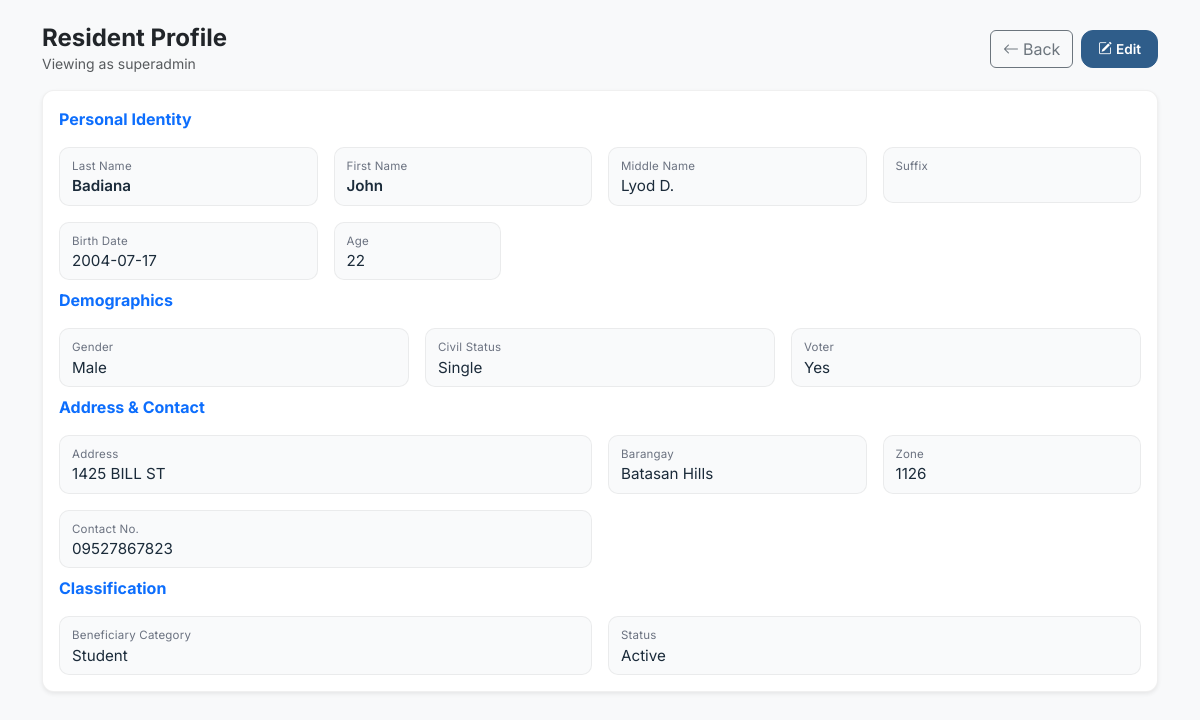
Page /residents/view.php?id=11 (signed in) on the committed database.
### tables this page shows
CREATE TABLE `residents` (
  `resident_id` int(11) NOT NULL AUTO_INCREMENT,
  `first_name` varchar(60) NOT NULL,
  `middle_name` varchar(60) DEFAULT NULL,
  `last_name` varchar(60) NOT NULL,
  `suffix` varchar(15) DEFAULT NULL,
  `birthday` date DEFAULT NULL,
  `age` int(11) DEFAULT NULL,
  `address` varchar(255) DEFAULT NULL,
  `barangay` varchar(80) DEFAULT NULL,
  `zone` varchar(30) DEFAULT NULL,
  `contact_no` varchar(30) DEFAULT NULL,
  `gender` enum('Male','Female','Other') DEFAULT NULL,
  `civil_status` enum('Single','Married','Widowed','Separated','Divorced','Other') DEFAULT NULL,
  `is_voter` tinyint(1) NOT NULL DEFAULT 0,
  `beneficiary_category` enum('Student','Senior','PWD','None') NOT NULL DEFAULT 'None',
  `status` enum('Active','Inactive') NOT NULL DEFAULT 'Active',
  `created_at` timestamp NOT NULL DEFAULT current_timestamp(),
  `deleted_at` datetime DEFAULT NULL,
  PRIMARY KEY (`resident_id`),
  KEY `idx_residents_lastname` (`last_name`),
  KEY `idx_residents_beneficiary_category` (`beneficiary_category`),
  KEY `idx_residents_status` (`status`)
);

### residents/view.php (the view, shortened to what this page needs)
<?php
require_once "../config/db.php";
$id = (int)($_GET["id"] ?? 0);
$stmt = $conn->prepare("SELECT * FROM residents WHERE resident_id = ? LIMIT 1");
$stmt->bind_param("i", $id);
$stmt->execute();
$res = $stmt->get_result();
$r = $res->fetch_assoc();
$username = $_SESSION["username"] ?? "User";
?>
<!doctype html>
<html lang="en">
<head>
  <link href="https://cdn.jsdelivr.net/npm/bootstrap@5.3.3/dist/css/bootstrap.min.css" rel="stylesheet">
  <link href="https://cdn.jsdelivr.net/npm/bootstrap-icons@1.11.3/font/bootstrap-icons.min.css" rel="stylesheet">
  <link href="../assets/css/style.css" rel="stylesheet">
</head>
<body class="bg-light">
<div class="container py-4">
  <div class="d-flex justify-content-between align-items-center mb-3">
    <div>
      <h4 class="mb-0 fw-bold">Resident Profile</h4>
      <div class="text-muted small">Viewing as <?= htmlspecialchars($username) ?></div>
    </div>
    <div class="d-flex gap-2">
      <a class="btn btn-outline-secondary" href="index.php"><i class="bi bi-arrow-left me-1"></i>Back</a>
      <a class="btn brdss-btn" href="edit.php?id=<?= (int)$r["resident_id"] ?>"><i class="bi bi-pencil-square me-1"></i>Edit</a>
    </div>
  </div>
  <div class="card card-box shadow-sm">
    <div class="card-body">
      <div class="row g-3">
        <div class="col-12"><div class="fw-bold text-primary">Personal Identity</div></div>
        <div class="col-md-3"><div class="modal-field"><div class="modal-label">Last Name</div><div class="modal-value fw-semibold"><?= htmlspecialchars($r["last_name"] ?? "") ?></div></div></div>
        <div class="col-md-3"><div class="modal-field"><div class="modal-label">First Name</div><div class="modal-value fw-semibold"><?= htmlspecialchars($r["first_name"] ?? "") ?></div></div></div>
        <div class="col-md-3"><div class="modal-field"><div class="modal-label">Middle Name</div><div class="modal-value"><?= htmlspecialchars($r["middle_name"] ?? "") ?></div></div></div>
        <div class="col-md-3"><div class="modal-field"><div class="modal-label">Suffix</div><div class="modal-value"><?= htmlspecialchars($r["suffix"] ?? "") ?></div></div></div>
        <div class="col-md-3"><div class="modal-field"><div class="modal-label">Birth Date</div><div class="modal-value"><?= htmlspecialchars($r["birthday"] ?? "") ?></div></div></div>
        <div class="col-md-2"><div class="modal-field"><div class="modal-label">Age</div><div class="modal-value"><?= htmlspecialchars($r["age"] ?? "") ?></div></div></div>
        <div class="col-12 mt-2"><div class="fw-bold text-primary">Demographics</div></div>
        <div class="col-md-4"><div class="modal-field"><div class="modal-label">Gender</div><div class="modal-value"><?= htmlspecialchars($r["gender"] ?? "") ?></div></div></div>
        <div class="col-md-4"><div class="modal-field"><div class="modal-label">Civil Status</div><div class="modal-value"><?= htmlspecialchars($r["civil_status"] ?? "") ?></div></div></div>
        <div class="col-md-4"><div class="modal-field"><div class="modal-label">Voter</div><div class="modal-value"><?= ((int)($r["is_voter"] ?? 0) === 1) ? "Yes" : "No" ?></div></div></div>
        <div class="col-12 mt-2"><div class="fw-bold text-primary">Address & Contact</div></div>
        <div class="col-md-6"><div class="modal-field"><div class="modal-label">Address</div><div class="modal-value"><?= htmlspecialchars($r["address"] ?? "") ?></div></div></div>
        <div class="col-md-3"><div class="modal-field"><div class="modal-label">Barangay</div><div class="modal-value"><?= htmlspecialchars($r["barangay"] ?? "") ?></div></div></div>
        <div class="col-md-3"><div class="modal-field"><div class="modal-label">Zone</div><div class="modal-value"><?= htmlspecialchars($r["zone"] ?? "") ?></div></div></div>
        <div class="col-md-6"><div class="modal-field"><div class="modal-label">Contact No.</div><div class="modal-value"><?= htmlspecialchars($r["contact_no"] ?? "") ?></div></div></div>
        <div class="col-12 mt-2"><div class="fw-bold text-primary">Classification</div></div>
        <div class="col-md-6"><div class="modal-field"><div class="modal-label">Beneficiary Category</div><div class="modal-value"><?= htmlspecialchars($r["beneficiary_category"] ?? "") ?></div></div></div>
        <div class="col-md-6"><div class="modal-field"><div class="modal-label">Status</div><div class="modal-value"><?= htmlspecialchars($r["status"] ?? "") ?></div></div></div>
      </div>
    </div>
  </div>
</div>
</body>
</html>

### assets/css/style.css (style rules this page uses)
:root { --brdss-dark: #243B53; --brdss-dark-2:#1B2B3A; --brdss-accent:#2F5D8A; }
body { font-family: 'Inter', 'Segoe UI', system-ui, sans-serif; }
.brdss-btn { background-color: var(--brdss-accent) !important; color: #fff !important; border: 1px solid var(--brdss-accent) !important; border-radius: 12px; padding: 8px 16px; font-weight: 600; font-size: .85rem; }

### residents/view.php (style rules this page uses)
.card-box { border-radius:12px; border:1px solid rgba(0,0,0,.06); }
.modal-field { background:#f9fafb; border:1px solid rgba(0,0,0,.06); border-radius:10px; padding:10px 12px; min-height:56px; }
.modal-label { font-size:.72rem; color:#6b7280; margin-bottom:2px; letter-spacing:.2px; }
.modal-value { font-size:.95rem; color:#1B2B3A; line-height:1.15; word-break:break-word; }

### rows in the picture
residents: last_name "Badiana", first_name "John", middle_name "Lyod D.", birthday "2004-07-17", age "22", gender "Male", civil_status "Single", address "1425 BILL ST", barangay "Batasan Hills", zone "1126", contact_no "09527867823", beneficiary_category "Student", status "Active"

### other values in the picture
$username "superadmin"
